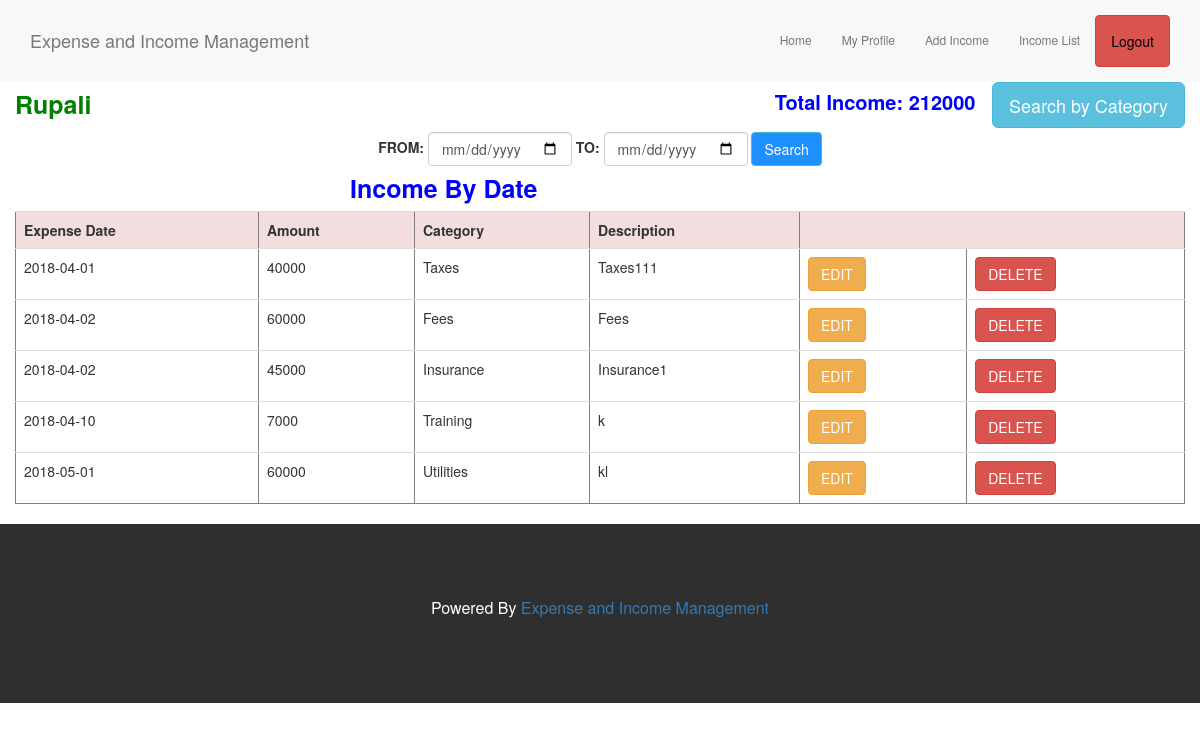
/inByDate.php (signed in), run on the app's committed database.
### tables this page shows
CREATE TABLE `user_reg` (
  `id` int(20) NOT NULL,
  `fname` varchar(20) NOT NULL,
  `pass1` varchar(20) NOT NULL,
  `pass2` varchar(20) NOT NULL,
  `email` varchar(20) NOT NULL
);

CREATE TABLE `incomedata` (
  `id` int(20) NOT NULL,
  `email` varchar(20) NOT NULL,
  `indate` varchar(20) NOT NULL,
  `amt` varchar(20) NOT NULL,
  `incategory` varchar(20) NOT NULL,
  `description` varchar(50) NOT NULL
);

### inByDate.php (the view, shortened to what this page needs)
<?php
include('connection.php');
$id = $_SESSION['id'];
$sel_user = mysqli_query($conn, "select * from user_reg where id='".$id."'");
$data = mysqli_fetch_array($sel_user);
?>
<?php
include("connection.php");
?>
<!DOCTYPE html PUBLIC "-//W3C//DTD XHTML 1.0 Transitional//EN" "http://www.w3.org/TR/xhtml1/DTD/xhtml1-transitional.dtd">
<html xmlns="http://www.w3.org/1999/xhtml">
<head>
  <link rel="stylesheet" href="https://maxcdn.bootstrapcdn.com/bootstrap/3.3.7/css/bootstrap.min.css">
  <link rel="stylesheet" type="text/css" href="stylesheet.css">
</head>
<body>
<nav class="navbar navbar-default">
  <div class="container">
    <div class="navbar-header">
      <a class="navbar-brand" href="home1.php">Expense and Income Management</a>
    </div>
    <div class="collapse navbar-collapse" id="myNavbar">
      <ul class="nav navbar-nav navbar-right">
        <li><a href="home1.php">Home</a></li>
        <li><a href="profile.php">My Profile</a></li>
        <li><a href="incomeEntry.php">Add Income</a></li>
        <li><a href="incomeRecord.php">Income List</a></li>
        <li><a class="btn btn-danger" href="logout.php" style="color: #000000">Logout</a></li>
      </ul>
    </div>
  </div>
</nav>
<div class="container">
  <div class="row">
<span style="float: left; color: green; font-weight: bold; font-size: 25px;"><?php echo $data['fname']; ?>
  </span>
  <span style="float: right; color: blue; font-weight: bold; font-size: 20px;"">
    <span>Total Income:
    <?php
  $q=mysqli_query($conn,"select SUM(amt) from incomedata where email='".$data['email']."'") or die(mysqli_error());
  while($row=mysqli_fetch_assoc($q))
  {
     echo $row['SUM(amt)'];
  }
  ?>
  </span>&nbsp
  <a class="btn btn-info btn-lg" href="inByCategory.php">Search by Category</a>
  </span>
<br></br>
  <form align="center" class="form-inline" action="" method="post">
    <div class="form-group">
      <label for="email">FROM:</label>
      <input type="date" class="form-control" name="inputdate1">
    </div>
    <div class="form-group">
      <label for="pwd">TO:</label>
      <input type="date" class="form-control" name="inputdate2">
    </div>
    <input type="submit" class="btn btn-info" name="search" value="Search"/>
  </form>
 <div class="row">
 <span style="float: left; margin-left: 350px; color: blue; font-weight: bold; font-size: 25px;">Income By Date</span>
 </div>
 <div class="table-responsive">
<table border="1" class="table table-hover">
<tr class="danger">
<th>Expense Date</th>
<th>Amount</th>
<th>Category</th>
<th>Description</th>
<th colspan="2"></th>
</tr>
<?php
 $conn = mysqli_connect("localhost","root","","2701592_word");
if(isset($_POST['search']))
{
  $inputdate1=$_POST['inputdate1'];
  $inputdate2=$_POST['inputdate2'];
  $query=mysqli_query($conn,"select * from incomedata where email='".$data['email']."' AND  indate between '{$inputdate1}' AND '{$inputdate2}' ")or die (mysqli_error($conn)); ;
if (mysqli_num_rows($query) > 0)
{
  while($row=mysqli_fetch_assoc($query))
  {
?>
<tr>
  <td><?php echo $row['indate'];?></td>
    <td><?php echo $row['amt'];?></td>
      <td><?php echo $row['incategory'];?></td>
       <td><?php echo $row['description'];?></td>
   <td><a class="btn btn-warning" href="expenseEdit.php?edt=<?php echo $row['id']; ?>">EDIT</a></td>
    <td><a class="btn btn-danger" href="expenseDelete.php?del=<?php echo $row['id']; ?>">DELETE</a></td>
</tr>
<?php
  }
}
else
{
    echo "No Data Found<br><br>";
}
}
else
{
?>
<?php
 $query=mysqli_query($conn,"select * from incomedata where email='".$data['email']."' order by indate") or die(mysqli_error());
  while($row=mysqli_fetch_assoc($query))
  {
?>
<tr>
  <td><?php echo $row['indate'];?></td>
    <td><?php echo $row['amt'];?></td>
      <td><?php echo $row['incategory'];?></td>
       <td><?php echo $row['description'];?></td>
   <td><a class="btn btn-warning" href="incomeEdit.php?edt=<?php echo $row['id']; ?>">EDIT</a></td>
    <td><a class="btn btn-danger" href="incomeDelete.php?del=<?php echo $row['id']; ?>">DELETE</a></td>
</tr>
<?php
  }
}
?>
</table>
</div>
</div>
</div>
<footer class="container-fluid bg-4 text-center">
  <p>Powered By <a href="#">Expense and Income Management</a></p>
</footer>
</body>
</html>

### stylesheet.css (style rules this page uses)
body { font: Montserrat, sans-serif; line-height: 1.8; }
p { font-size: 16px; }
.bg-4 { background-color: #2f2f2f; color: #fff; }
.container-fluid { padding-top: 70px; padding-bottom: 70px; }
.navbar { padding-top: 15px; padding-bottom: 15px; border: 0; border-radius: 0; margin-bottom: 0; font-size: 12px; }
input { border: 1px solid transparent; background-color: #f1f1f1; padding: 10px; font-size: 16px; }
input[type=submit] { background-color: DodgerBlue; color: #fff; cursor: pointer; }

### data on the page
user_reg: fname "Rupali"
incomedata: indate "2018-04-01", amt "40000", incategory "Taxes", description "Taxes111"
incomedata: indate "2018-04-02", amt "60000", incategory "Fees", description "Fees"
incomedata: indate "2018-04-02", amt "45000", incategory "Insurance", description "Insurance1"
incomedata: indate "2018-04-10", amt "7000", incategory "Training", description "k"
incomedata: indate "2018-05-01", amt "60000", incategory "Utilities", description "kl"

### other printed values
$row['SUM(amt)'] "212000"
